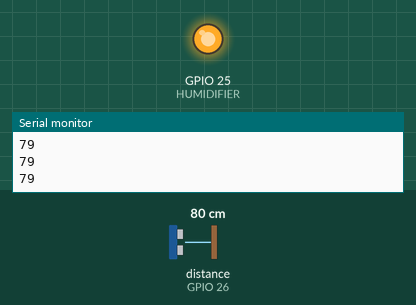
Recording of a sketch running on a simulated ESP32. Shown: output pins drawn as LEDs (lit = HIGH), the last lines printed to the serial monitor. Wiring (inferred from the names in the program): ultrasonic range finder: trigger GPIO 27; echo GPIO 26. Inputs (shaded band) come from the test bench; at power-on: distance to the obstacle (sensor on GPIO 26) 80 cm. The echo pulse lasts 58.3 µs per cm; pins used as bus, display or sensor lines are not drawn.

Above: at 1.2 s.
1.3 s: distance to the obstacle (sensor on GPIO 26) set to 23 cm
2.8 s: distance to the obstacle (sensor on GPIO 26) set to 18 cm
At 5.42 s:
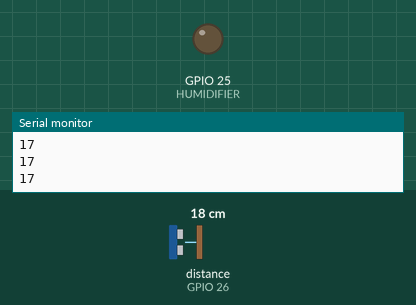
Timing chart, 0 to 11.8 s (numbered marks = the images above; inputs shaded):
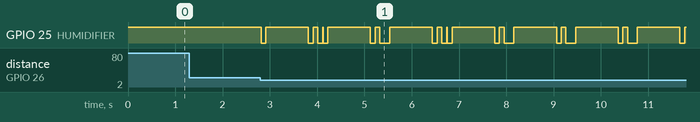

Measured:
- the behaviour switches between 21 and 20 cm on distance to the obstacle (sensor on GPIO 26) (found by bisection; images 0 and 1)
- after the input at 2.8 s, GPIO 25 (HUMIDIFIER): HIGH → LOW at once, → HIGH 0.10 s later, → LOW 0.90 s later, → HIGH 0.10 s later, … (32 changes in this stretch)

The sketch:

Ultasonic_with_Mist_1sec.ino
```cpp
#define TRIG 27
#define ECHO 26
#define HUMIDIFIER 25

unsigned long lastPing = 0;

// states for humidifier sequence
bool sequenceRunning = false;
unsigned long seqTimer = 0;
int seqStep = 0;

void setup() {
  Serial.begin(115200);

  pinMode(TRIG, OUTPUT);
  pinMode(ECHO, INPUT);
  pinMode(HUMIDIFIER, OUTPUT);

  digitalWrite(HUMIDIFIER, HIGH);  // idle = HIGH
}

// FAST ultrasonic
int getDistanceFast() {
  long duration;

  digitalWrite(TRIG, LOW);
  delayMicroseconds(2);
  digitalWrite(TRIG, HIGH);
  delayMicroseconds(8);
  digitalWrite(TRIG, LOW);

  duration = pulseIn(ECHO, HIGH, 20000);

  if (duration == 0) return -1;
  return duration * 0.034 / 2;
}


// -------------------------
// HUMIDIFIER SEQUENCE
// -------------------------
void triggerHumidifierSequence() {
  if (sequenceRunning) return;

  sequenceRunning = true;
  seqStep = 1;
  seqTimer = millis();
}

// non-blocking sequence handler
void updateHumidifierSequence() {
  if (!sequenceRunning) return;

  unsigned long now = millis();

  switch (seqStep) {

    case 1: // FIRST SIGNAL (ON)
      digitalWrite(HUMIDIFIER, LOW);
      if (now - seqTimer >= 100) {   // 0.1 sec
        digitalWrite(HUMIDIFIER, HIGH);
        seqStep = 2;
        seqTimer = now;
      }
      break;

    case 2: // WAIT 0.9 sec before second signal
      if (now - seqTimer >= 900) {
        digitalWrite(HUMIDIFIER, LOW);
        seqStep = 3;
        seqTimer = now;
      }
      break;

    case 3: // SECOND SIGNAL (closing soon)
      if (now - seqTimer >= 100) {
        digitalWrite(HUMIDIFIER, HIGH);
        seqStep = 4;
        seqTimer = now;
      }
      break;

    case 4: // WAIT 0.1 sec before final close pulse
      if (now - seqTimer >= 100) {
        digitalWrite(HUMIDIFIER, LOW);
        seqStep = 5;
        seqTimer = now;
      }
      break;

    case 5: // THIRD SIGNAL (closed)
      if (now - seqTimer >= 100) {
        digitalWrite(HUMIDIFIER, HIGH);
        sequenceRunning = false; // done
      }
      break;
  }
}


void loop() {

  // ultrasonic ping every 15ms
  if (millis() - lastPing >= 15) {
    lastPing = millis();

    int distance = getDistanceFast();

    Serial.println(distance);

    // Start sequence only if bee detected
    if (distance > 0 && distance < 20 && !sequenceRunning) {
      triggerHumidifierSequence();
    }
  }

  // update humidifier state machine
  updateHumidifierSequence();
}
```
